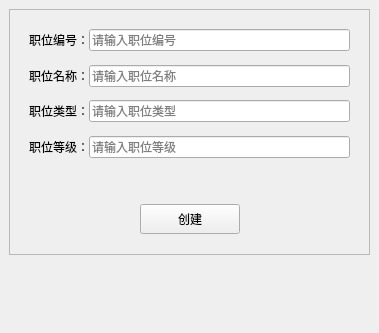
<?xml version="1.0" encoding="UTF-8"?>
<ui version="4.0">
 <class>Add_post</class>
 <widget class="QWidget" name="Add_post">
  <property name="geometry">
   <rect>
    <x>0</x>
    <y>0</y>
    <width>379</width>
    <height>333</height>
   </rect>
  </property>
  <property name="windowTitle">
   <string>Form</string>
  </property>
  <layout class="QVBoxLayout" name="verticalLayout_2">
   <property name="spacing">
    <number>0</number>
   </property>
   <property name="leftMargin">
    <number>0</number>
   </property>
   <property name="topMargin">
    <number>0</number>
   </property>
   <property name="rightMargin">
    <number>0</number>
   </property>
   <property name="bottomMargin">
    <number>0</number>
   </property>
   <item>
    <widget class="QWidget" name="widget_2" native="true">
     <layout class="QHBoxLayout" name="horizontalLayout">
      <item>
       <widget class="QFrame" name="frame">
        <property name="frameShape">
         <enum>QFrame::StyledPanel</enum>
        </property>
        <property name="frameShadow">
         <enum>QFrame::Raised</enum>
        </property>
        <layout class="QGridLayout" name="gridLayout">
         <property name="leftMargin">
          <number>10</number>
         </property>
         <property name="topMargin">
          <number>10</number>
         </property>
         <property name="rightMargin">
          <number>10</number>
         </property>
         <property name="bottomMargin">
          <number>10</number>
         </property>
         <property name="horizontalSpacing">
          <number>10</number>
         </property>
         <property name="verticalSpacing">
          <number>5</number>
         </property>
         <item row="3" column="1">
          <spacer name="verticalSpacer_4">
           <property name="orientation">
            <enum>Qt::Vertical</enum>
           </property>
           <property name="sizeType">
            <enum>QSizePolicy::Minimum</enum>
           </property>
           <property name="sizeHint" stdset="0">
            <size>
             <width>20</width>
             <height>13</height>
            </size>
           </property>
          </spacer>
         </item>
         <item row="4" column="0">
          <spacer name="horizontalSpacer">
           <property name="orientation">
            <enum>Qt::Horizontal</enum>
           </property>
           <property name="sizeHint" stdset="0">
            <size>
             <width>89</width>
             <height>20</height>
            </size>
           </property>
          </spacer>
         </item>
         <item row="5" column="1">
          <spacer name="verticalSpacer_5">
           <property name="orientation">
            <enum>Qt::Vertical</enum>
           </property>
           <property name="sizeHint" stdset="0">
            <size>
             <width>17</width>
             <height>10</height>
            </size>
           </property>
          </spacer>
         </item>
         <item row="1" column="1">
          <spacer name="verticalSpacer_6">
           <property name="orientation">
            <enum>Qt::Vertical</enum>
           </property>
           <property name="sizeType">
            <enum>QSizePolicy::Expanding</enum>
           </property>
           <property name="sizeHint" stdset="0">
            <size>
             <width>20</width>
             <height>0</height>
            </size>
           </property>
          </spacer>
         </item>
         <item row="2" column="0" colspan="3">
          <widget class="QLabel" name="errorText">
           <property name="text">
            <string/>
           </property>
          </widget>
         </item>
         <item row="0" column="0" colspan="3">
          <widget class="QWidget" name="widget" native="true">
           <layout class="QVBoxLayout" name="verticalLayout">
            <item>
             <layout class="QHBoxLayout" name="horizontalLayout_4">
              <property name="spacing">
               <number>0</number>
              </property>
              <item>
               <widget class="QLabel" name="numLab">
                <property name="sizePolicy">
                 <sizepolicy hsizetype="Fixed" vsizetype="Fixed">
                  <horstretch>0</horstretch>
                  <verstretch>0</verstretch>
                 </sizepolicy>
                </property>
                <property name="minimumSize">
                 <size>
                  <width>60</width>
                  <height>21</height>
                 </size>
                </property>
                <property name="text">
                 <string>职位编号：</string>
                </property>
               </widget>
              </item>
              <item>
               <widget class="QLineEdit" name="numEdit">
                <property name="minimumSize">
                 <size>
                  <width>141</width>
                  <height>21</height>
                 </size>
                </property>
                <property name="inputMask">
                 <string/>
                </property>
                <property name="placeholderText">
                 <string>请输入职位编号</string>
                </property>
               </widget>
              </item>
             </layout>
            </item>
            <item>
             <spacer name="verticalSpacer">
              <property name="orientation">
               <enum>Qt::Vertical</enum>
              </property>
              <property name="sizeType">
               <enum>QSizePolicy::Expanding</enum>
              </property>
              <property name="sizeHint" stdset="0">
               <size>
                <width>20</width>
                <height>8</height>
               </size>
              </property>
             </spacer>
            </item>
            <item>
             <layout class="QHBoxLayout" name="horizontalLayout_5">
              <property name="spacing">
               <number>0</number>
              </property>
              <item>
               <widget class="QLabel" name="nameLab">
                <property name="sizePolicy">
                 <sizepolicy hsizetype="Fixed" vsizetype="Fixed">
                  <horstretch>0</horstretch>
                  <verstretch>0</verstretch>
                 </sizepolicy>
                </property>
                <property name="minimumSize">
                 <size>
                  <width>60</width>
                  <height>21</height>
                 </size>
                </property>
                <property name="text">
                 <string>职位名称：</string>
                </property>
               </widget>
              </item>
              <item>
               <widget class="QLineEdit" name="nameEdit">
                <property name="minimumSize">
                 <size>
                  <width>141</width>
                  <height>21</height>
                 </size>
                </property>
                <property name="placeholderText">
                 <string>请输入职位名称</string>
                </property>
               </widget>
              </item>
             </layout>
            </item>
            <item>
             <spacer name="verticalSpacer_2">
              <property name="orientation">
               <enum>Qt::Vertical</enum>
              </property>
              <property name="sizeType">
               <enum>QSizePolicy::Expanding</enum>
              </property>
              <property name="sizeHint" stdset="0">
               <size>
                <width>20</width>
                <height>7</height>
               </size>
              </property>
             </spacer>
            </item>
            <item>
             <layout class="QHBoxLayout" name="horizontalLayout_6">
              <property name="spacing">
               <number>0</number>
              </property>
              <item>
               <widget class="QLabel" name="buildLab">
                <property name="sizePolicy">
                 <sizepolicy hsizetype="Fixed" vsizetype="Fixed">
                  <horstretch>0</horstretch>
                  <verstretch>0</verstretch>
                 </sizepolicy>
                </property>
                <property name="minimumSize">
                 <size>
                  <width>60</width>
                  <height>21</height>
                 </size>
                </property>
                <property name="text">
                 <string>职位类型：</string>
                </property>
               </widget>
              </item>
              <item>
               <widget class="QLineEdit" name="buildEdit">
                <property name="minimumSize">
                 <size>
                  <width>141</width>
                  <height>21</height>
                 </size>
                </property>
                <property name="placeholderText">
                 <string>请输入职位类型</string>
                </property>
               </widget>
              </item>
             </layout>
            </item>
            <item>
             <spacer name="verticalSpacer_3">
              <property name="orientation">
               <enum>Qt::Vertical</enum>
              </property>
              <property name="sizeType">
               <enum>QSizePolicy::Expanding</enum>
              </property>
              <property name="sizeHint" stdset="0">
               <size>
                <width>20</width>
                <height>8</height>
               </size>
              </property>
             </spacer>
            </item>
            <item>
             <layout class="QHBoxLayout" name="horizontalLayout_7">
              <property name="spacing">
               <number>0</number>
              </property>
              <item>
               <widget class="QLabel" name="floorLab">
                <property name="sizePolicy">
                 <sizepolicy hsizetype="Fixed" vsizetype="Fixed">
                  <horstretch>0</horstretch>
                  <verstretch>0</verstretch>
                 </sizepolicy>
                </property>
                <property name="minimumSize">
                 <size>
                  <width>60</width>
                  <height>21</height>
                 </size>
                </property>
                <property name="text">
                 <string>职位等级：</string>
                </property>
               </widget>
              </item>
              <item>
               <widget class="QLineEdit" name="floorEdit">
                <property name="minimumSize">
                 <size>
                  <width>141</width>
                  <height>21</height>
                 </size>
                </property>
                <property name="placeholderText">
                 <string>请输入职位等级</string>
                </property>
               </widget>
              </item>
             </layout>
            </item>
           </layout>
          </widget>
         </item>
         <item row="4" column="2">
          <spacer name="horizontalSpacer_2">
           <property name="orientation">
            <enum>Qt::Horizontal</enum>
           </property>
           <property name="sizeHint" stdset="0">
            <size>
             <width>90</width>
             <height>20</height>
            </size>
           </property>
          </spacer>
         </item>
         <item row="4" column="1">
          <widget class="QPushButton" name="addButton">
           <property name="sizePolicy">
            <sizepolicy hsizetype="Preferred" vsizetype="Fixed">
             <horstretch>0</horstretch>
             <verstretch>0</verstretch>
            </sizepolicy>
           </property>
           <property name="minimumSize">
            <size>
             <width>100</width>
             <height>30</height>
            </size>
           </property>
           <property name="text">
            <string>创建</string>
           </property>
          </widget>
         </item>
        </layout>
       </widget>
      </item>
     </layout>
    </widget>
   </item>
   <item>
    <spacer name="verticalSpacer_7">
     <property name="orientation">
      <enum>Qt::Vertical</enum>
     </property>
     <property name="sizeHint" stdset="0">
      <size>
       <width>118</width>
       <height>52</height>
      </size>
     </property>
    </spacer>
   </item>
  </layout>
 </widget>
 <resources/>
 <connections/>
</ui>
